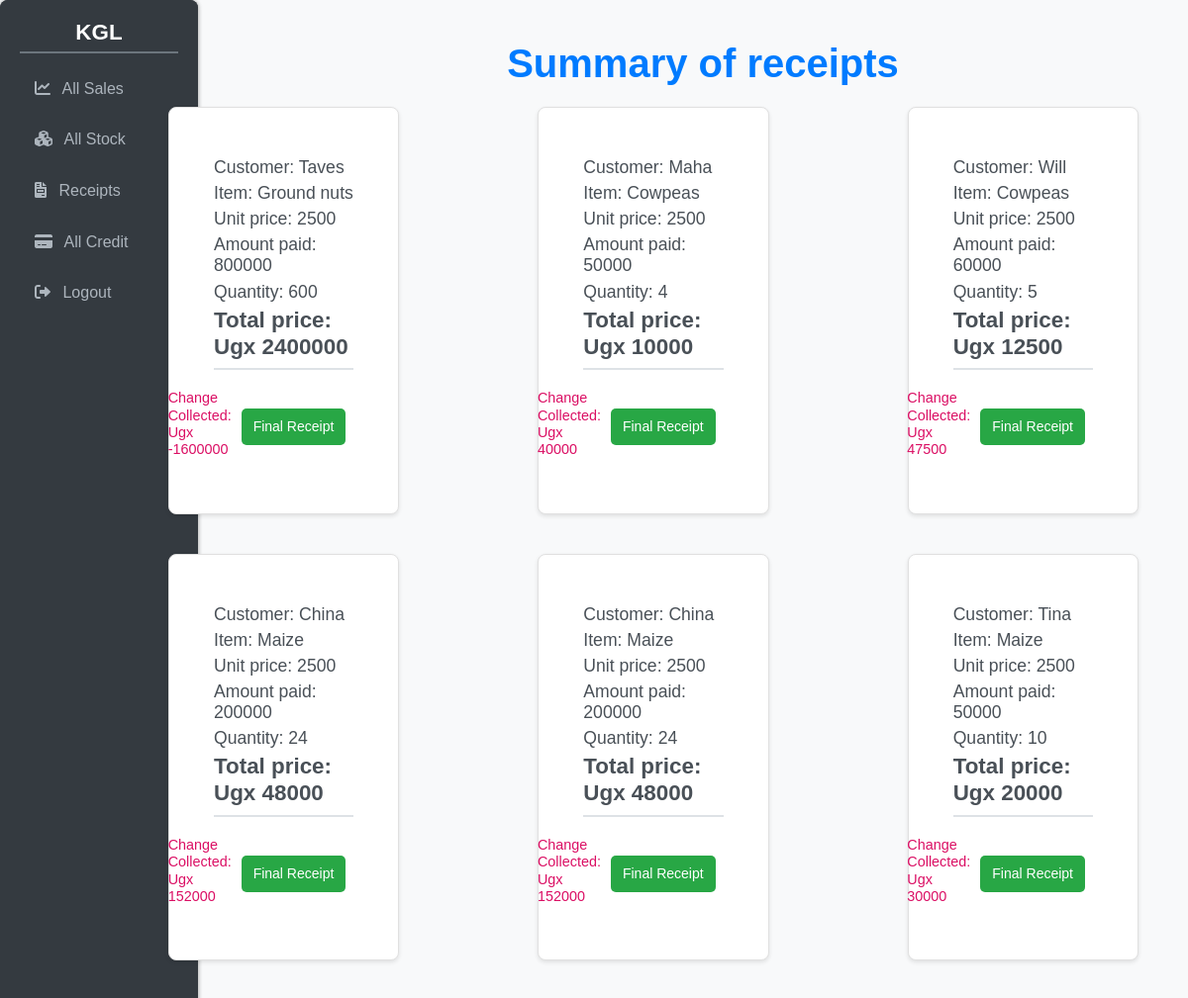
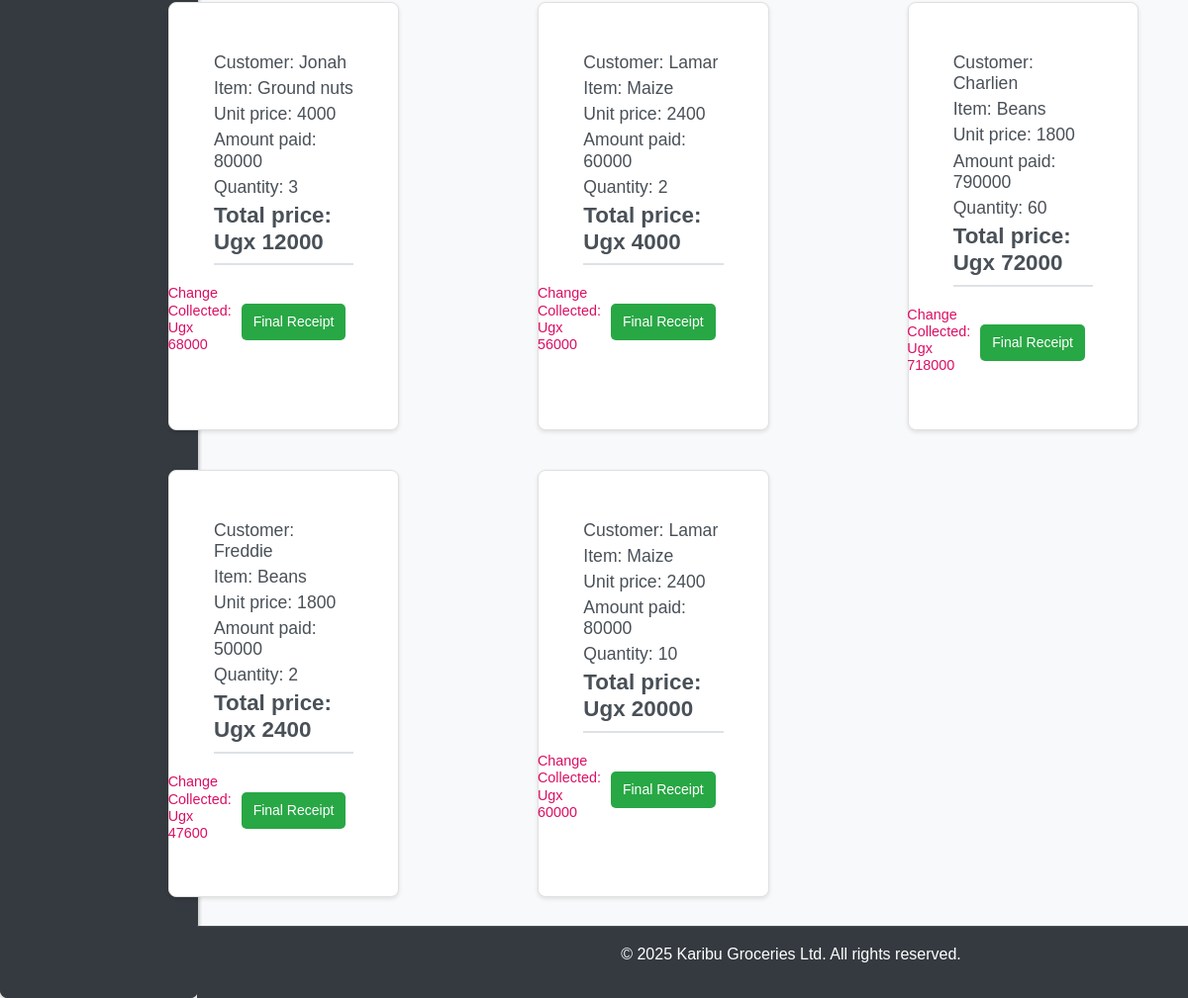
Screenshot of /receipt/ with the database file from the repository (2 pictures, top to bottom).
### kgl_app/models.py (models this page shows, shortened)
class Sales(models.Model):
    product_name=models.ForeignKey(Stock, on_delete=models.CASCADE)
    tonnage=models.IntegerField()
    amount_paid =models.IntegerField(default=0,blank =False)
    buyers_name=models.CharField(max_length=35)
    date_and_time =models.DateTimeField(auto_now_add=True)
    salesagent_name=models.ForeignKey(Userprofile, on_delete=models.CASCADE,null=True)
    is_sold_on_cash=models.BooleanField(default=False)
    branch =models.ForeignKey(Branch, on_delete=models.CASCADE,null=True)
    selling_price=models.IntegerField(null=True,blank=True)
    def total_sales(self):
        return self.product_name.selling_price * self.tonnage
    def calculate_change(self):
        total_sale = self.total_sales()
        if self.amount_paid is not None:
            change = self.amount_paid - total_sale
            return change
        return None

class Stock(models.Model):
    name_of_produce=models.CharField(max_length =255)
    type_of_produce =models.ForeignKey(ProduceType,on_delete=models.CASCADE,null=False,)
    date_and_time_of_produce= models.DateTimeField(auto_now_add =True)
    received_quantity = models.IntegerField(blank=False,null=False,default=0)
    issued_quantity=models.IntegerField(blank=False,null=False,default=0)
    tonnage =models.IntegerField(blank = False,null=False,default=0)
    cost=models.IntegerField(blank =False,default=25)
    name_of_dealer=models.CharField(max_length=255)
    branch=models.ForeignKey(Branch, on_delete=models.CASCADE,null=False,default=0)
    contact=models.CharField(default=20,null=False)
    selling_price=models.IntegerField(null=True,blank=True)
    current_stock =models.IntegerField(null=True,blank=False)
    def __str__(self):
        return self.name_of_produce

### kgl_app/views.py (the view)
# urls.py: path('receipt/',views.receipt,name='receipt'),
def receipt(request):
    sales = Sales.objects.all().order_by("-id")
    return render(request, "receipt.html", {'sales': sales})

### kgl_app/templates/receipt.html (shortened to what this page needs)
{% extends 'base.html' %}
{% load static %}
  {% block content %}
  <h1><strong>Summary of receipts</strong></h1>
  <div class="receipt-grid">
    {% for sale in sales %}
    <div class="card">
      <div class="cardbody">
        <h3>Customer: {{ sale.buyers_name }}</h3>
        <h3>Item: {{ sale.product_name }}</h3>
        <h3>Unit price: {{ sale.selling_price }}</h3>
        <h3>Amount paid: {{ sale.amount_paid }}</h3>
        <h3>Quantity: {{ sale.tonnage }}</h3>
        <h2>Total price: Ugx {{ sale.total_sales }}</h2>
        <div style="flex:1;">
          <h6 class="card-text">
            Change Collected: Ugx {{ sale.calculate_change }}
          </h6>
          <a href="{% url 'receipt_detail' sale.id %}"><input type="submit" value="Final Receipt" class='btn btn-danger me-2'></a>
        </div>
      </div>
    </div>
    {% endfor %}
  </div>
  <div class="mt-3">
    <a href="{% url 'dash' %}" style="background-color: rgb(7, 39, 84)";>Back to Dashboard</a>
  </div>
  {% endblock %}

### kgl_app/templates/base.html (style rules this page uses)
body { background-color: #f8f9fa; display: flex; flex-direction: column; min-height: 100vh; font-family: sans-serif; margin: 0; background-color: #f8f9fa; color: #343a40; line-height: 1.6; }
.card { background: #ffffff; border-radius: 10px; box-shadow: 0 4px 8px rgba(0, 0, 0, 0.1); margin-bottom: 20px; }
h1 { margin-bottom: 20px; color: #333; text-align: center; }
h1 { margin-left: 220px; text-align: left; }
input[type="submit"] { background-color: #135a79; color: white; padding:10px; border: none; border-radius: 5px; cursor: pointer; font-size: 16px; }
h1 { margin-bottom: 20px; color: #333; }
.btn { display: inline-block; padding: 10px 20px; border: none; border-radius: 5px; font-size: 16px; cursor: pointer; text-decoration: none; transition: background-color 0.3s ease; }
.card { background-color: #fff; padding: 25px; border-radius: 8px; box-shadow: 0 4px 8px rgba(0, 0, 0, 0.05); border: 1px solid #e0e0e0; }
.card h2 { color: #495057; margin-top: 0; margin-bottom: 15px; border-bottom: 2px solid #dee2e6; padding-bottom: 8px; }
.card { margin-bottom: 20px; border: 1px solid #ddd; border-radius: 8px; box-shadow: 0 2px 4px rgba(0, 0, 0, 0.05); margin-left:120px; }
body { font-family: 'Arial', sans-serif; background-color: #f8f9fa; padding: 20px; }
.receipt-grid { display: grid; grid-template-columns: repeat(auto-fit, minmax(300px, 1fr)); gap: 20px; }
.card { background-color: #fff; border-radius: 8px; box-shadow: 0 2px 4px rgba(0, 0, 0, 0.1); border: 1px solid #e0e0e0; }
.cardbody { padding: 20px; border-bottom: 1px dashed #ccc; }
.cardbody:last-child { border-bottom: none; }
h3 { color: #495057; font-size: 1.1rem; margin-top: 5px; margin-bottom: 5px; }
h2 { color: #0a0faf; font-size: 1.4rem; margin-top: 10px; margin-bottom: 15px; font-weight: bold; }
h6.card-text { color: #db0f64; font-size: 0.9rem; margin-top: 5px; margin-bottom: 10px; }
.btn-danger { background-color: red; color: white; border: none; padding: 8px 15px; border-radius: 5px; cursor: pointer; font-size: 0.9rem; text-decoration: none; transition: background-color 0.2s ease-in-out; }
.cardbody > div { display: flex; justify-content: flex-end; align-items: center; }
.cardbody > div a { margin-left: 10px; }
h1 { text-align: center; color: #007bff; margin-bottom: 20px; }
input[type="submit"] { background-color: #28a745; color: white; border: none; padding: 8px 12px; text-align: center; text-decoration: none; display: inline-block; font-size: 14px; cursor: pointer; border-radius: 5px; transition: background-color 0.3s ease; }

### rows the page displays
Sales: buyers_name "Taves", product_name "Ground nuts", selling_price "2500", amount_paid "800000", tonnage "600", total_sales "2400000", calculate_change "-1600000"
Sales: buyers_name "Maha", product_name "Cowpeas", selling_price "2500", amount_paid "50000", tonnage "4", total_sales "10000", calculate_change "40000"
Sales: buyers_name "Will", product_name "Cowpeas", selling_price "2500", amount_paid "60000", tonnage "5", total_sales "12500", calculate_change "47500"
Sales: buyers_name "China", product_name "Maize", selling_price "2500", amount_paid "200000", tonnage "24", total_sales "48000", calculate_change "152000"
Sales: buyers_name "China", product_name "Maize", selling_price "2500", amount_paid "200000", tonnage "24", total_sales "48000", calculate_change "152000"
Sales: buyers_name "Tina", product_name "Maize", selling_price "2500", amount_paid "50000", tonnage "10", total_sales "20000", calculate_change "30000"
Sales: buyers_name "Jonah", product_name "Ground nuts", selling_price "4000", amount_paid "80000", tonnage "3", total_sales "12000", calculate_change "68000"
Sales: buyers_name "Lamar", product_name "Maize", selling_price "2400", amount_paid "60000", tonnage "2", total_sales "4000", calculate_change "56000"
Sales: buyers_name "Charlien", product_name "Beans", selling_price "1800", amount_paid "790000", tonnage "60", total_sales "72000", calculate_change "718000"
Sales: buyers_name "Freddie", product_name "Beans", selling_price "1800", amount_paid "50000", tonnage "2", total_sales "2400", calculate_change "47600"
Sales: buyers_name "Lamar", product_name "Maize", selling_price "2400", amount_paid "80000", tonnage "10", total_sales "20000", calculate_change "60000"
